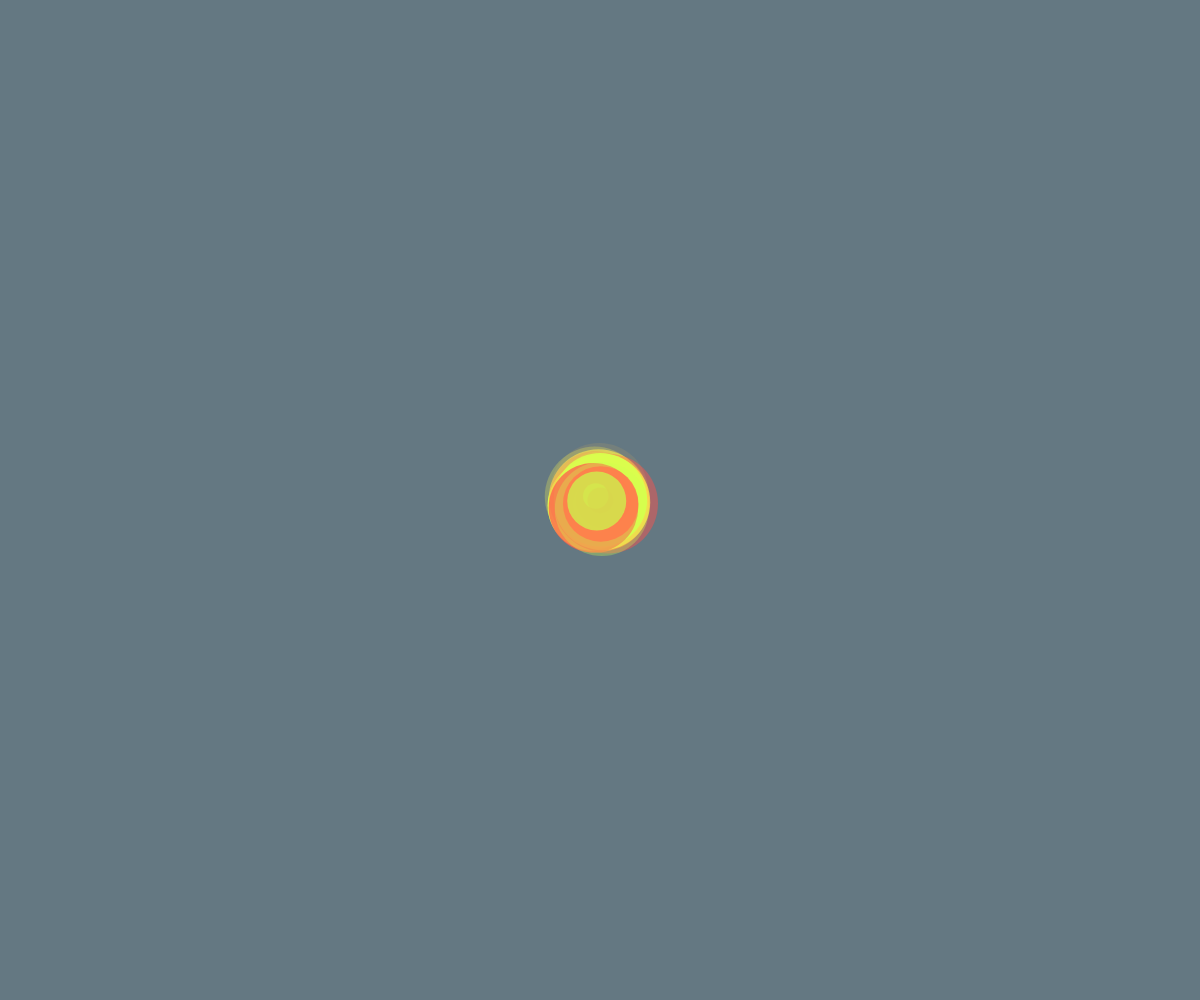
Frame 1 (no input)
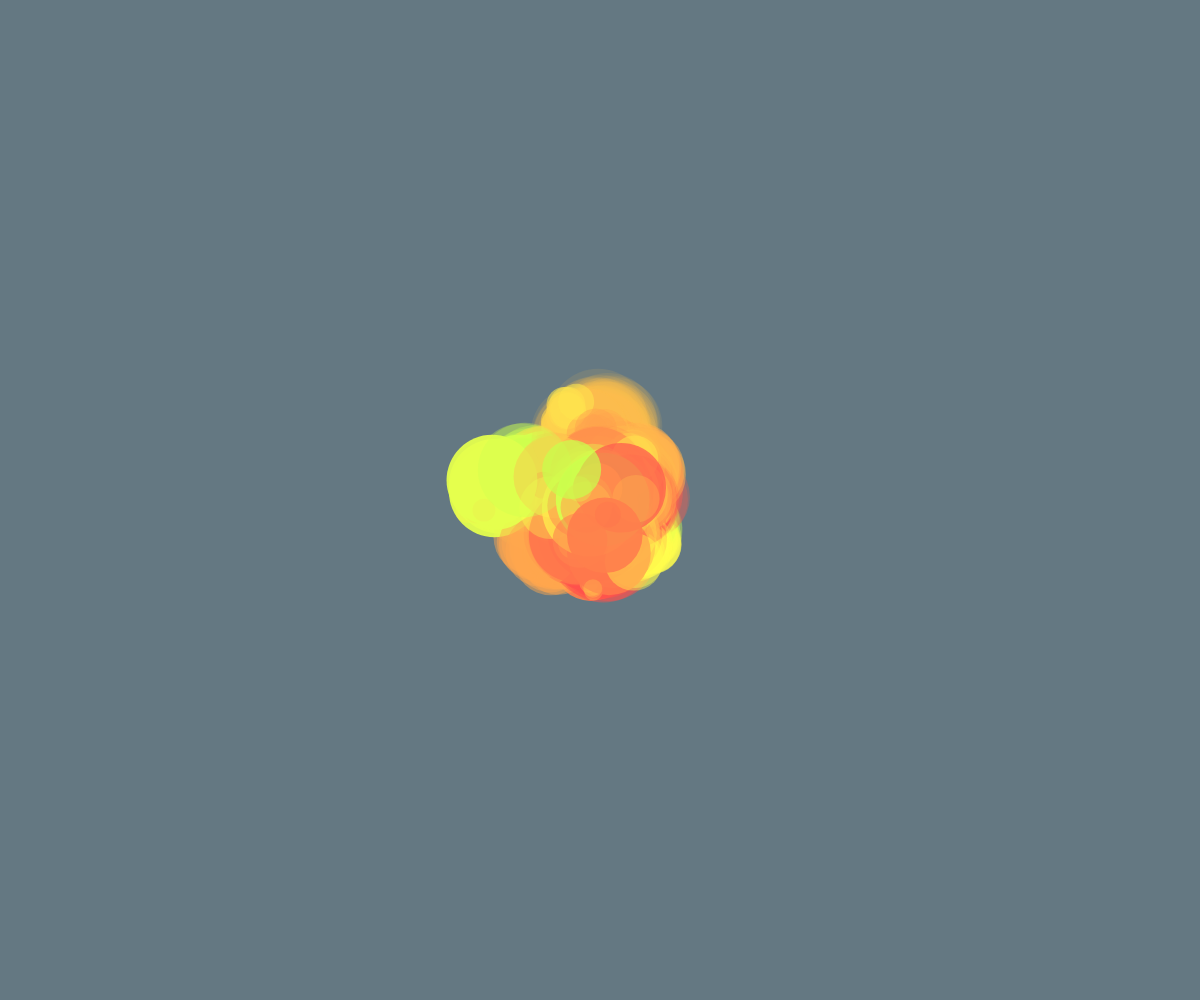
Frame 60 (no input)
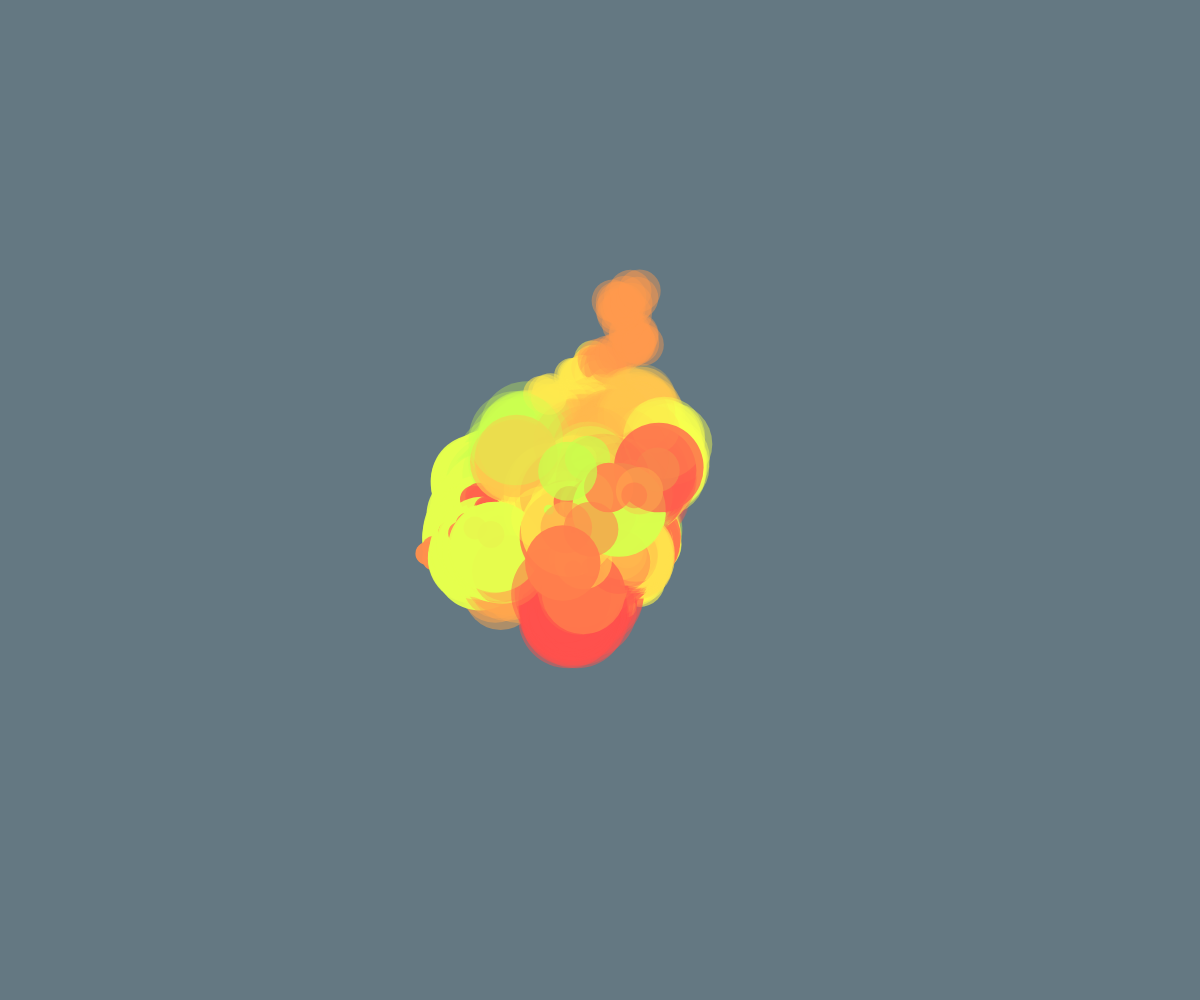
Frame 120 (the mouse pressed at the canvas centre since frame 60)

The p5.js sketch that drew these frames (run headless with seeded random() and noise() and a simulated clock; from frame 60 on, the mouse is pressed at the canvas centre):

// p5.js sketch
// ── sketch.js
let drunks = []; // square brackets = array
// an array
let drunkAmount = 100;


 
function setup() {
  createCanvas(windowWidth, windowHeight);
  background(100,120,130);
  x = width/2;
  y = height/2;
  colorMode(HSB);
  // HSB = hue, saturation, brightness

  for (let i=0; i < drunkAmount; i++){ // for loop
    let drunkD = random(10,100); // diameters from 10 to 100
    let drunkSpeed = random(1,10); // speed from 1 to 10
    let drunkHue = random(0,80); // hues from 0 to 80
    // create a new Drunk object and put it in the array
    drunks[i] = new Drunk(width/2, height/2, drunkD, drunkSpeed, drunkHue);
  }
}

function draw(){

  for(let i=0; i<drunks.length; i++){
    // drunks.length gives you the number of items in the array
    drunks[i].move();
    drunks[i].drawDrunk();
  }

}

class Drunk { // class declares a new type of object
  constructor(x, y, d, speed, hue) {
    // constructor function initializes new objects
    this.x = x;
    // takes variable and makes it global to the object
    this.y = y;
    this.d = d;
    this.speed = speed;
    this.hue = hue;
    this.opacity = random(0,1); // you can initialize variables here
  }
  move(){ // you can declare functions or "methods" like this
    this.x = this.x + random(-this.speed, this.speed);
    this.y = this.y + random(-this.speed, this.speed);
  }

  drawDrunk(){
    fill(this.hue, 70, 100, this.opacity);
    noStroke()
    circle(this.x, this.y, this.d);
  }
}

// CLASS factory for objects
// OBJECT assembly of variables and functions
// THIS an object unique variable "fields"
// ARRAY is a variable that contains multiple variables..
// ... each individual variable can be accessed using an...
// ... index number that is fed into the square brackets...
// .. like so: drunks[5] would give me the 6th drunk in the list
